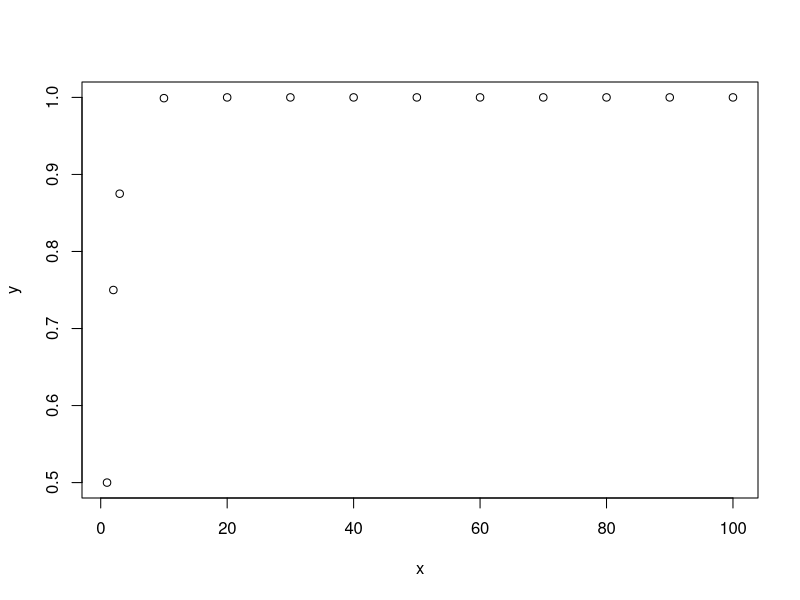

This chart was generated by the following R code: (Note: this script raises an error after producing the figure.)
## ---- chunk 1
suma = sum(c(1:100))
suma

## ---- chunk 2
a = 0
for (i in 1:100)
{
 a  = a + 1/i
}
a

vector <- numeric(100) 

for (i in 1:100) {
  vector[i] <- 1/i  
}
sum(vector)

## ---- chunk 3
vector <- numeric()

for (i in 1:100) {
  vector[i] <- 1/i*2  
  vector[i]
}
sum(vector)
## ---- chunk 4
# Definir el número de términos de la serie
n <- 50

# Generar los términos de la serie y sumarlos
suma <- sum(sapply(1:n, function(i) 1/2^i))

# Imprimir el resultado
print(suma)

## ---- chunk 5
str(sum)
str(mean)
## ---- chunk 6
str(apply)
set.seed(22)
x <- matrix(sample(1:100, 20*4, replace=TRUE), nrow=20, ncol=4)

apply(x,1,mean)
apply(x,2,mean)
#MARGIN ES PARA QUE SE APLIQUE 1 A LAS FILAS, 2 A LAS COLUMNAS
apply(x, 1,sum)

## ---- chunk 7



## ---- chunk 8

## ---- chunk 9

## ---- chunk 10

## ---- chunk 11
sumando = function(N){
  print(sum(c(1:N)))
}
sumando(13)
## ---- chunk 12
sumando = function(N){
  return(sum(c(1:N)))
}
print(sumando(13))
## ---- chunk 13
sumar_potencia = function(N){
  vector_potencia=c(1:N)
  return (sum((1/2^vector_potencia)))
  #mas corto
  # return sum(1/2^(1:N))
}
print(sumar_potencia(100))
## ---- chunk 14
x = c(1, 2, 3, 10, 20, 30, 40, 50, 60, 70, 80, 90,  100)
y = sapply(x, sumar_potencia)
plot(x,y)


## ---- chunk 15

f=function(matriz){
  return(matriz[,1])
}

lapply(x, f)
## ---- chunk 16
  acumulador = 0
  x = c(1:200)
  for (i in x)
  {
    acumulador = acumulador + i
  }
  acumulador
## ---- chunk 17
  b = 0
  for (i in 1:200)
  {
    b = b + i
  }
  b

## ---- chunk 18


## ---- chunk 19

## ---- chunk 20
palabras=c("casa","subte","auto","tren")
## ---- chunk 21

## ---- chunk 22

## ---- chunk 23

## ---- chunk 24

## ---- chunk 25

## ---- chunk 26
z<-0
tau<-0
while(z>= -10  && z<=10){ 
	tau<-tau+1
	coin <- rbinom(1, 1, 0.5)
    if(coin == 1) {  z<-z+1 }
	  if(coin == 0) {  z<-z-1 }
}
## ---- chunk 27

